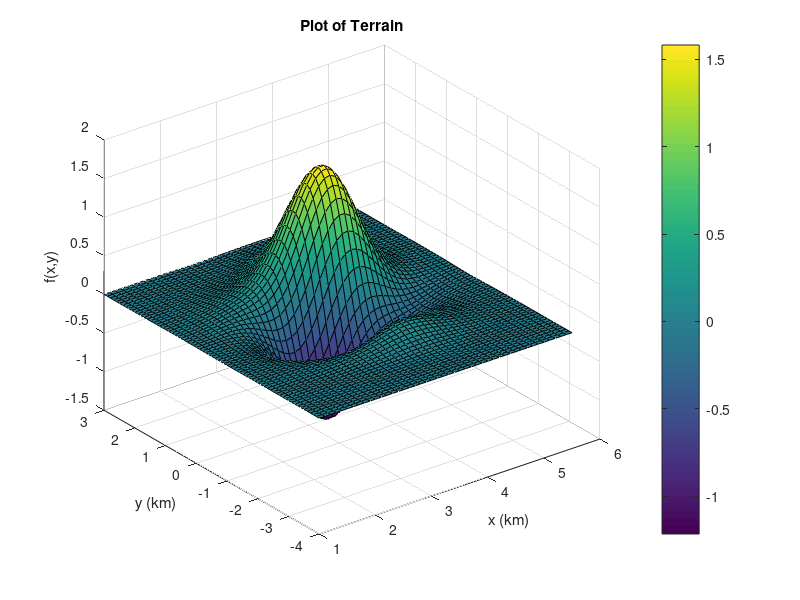
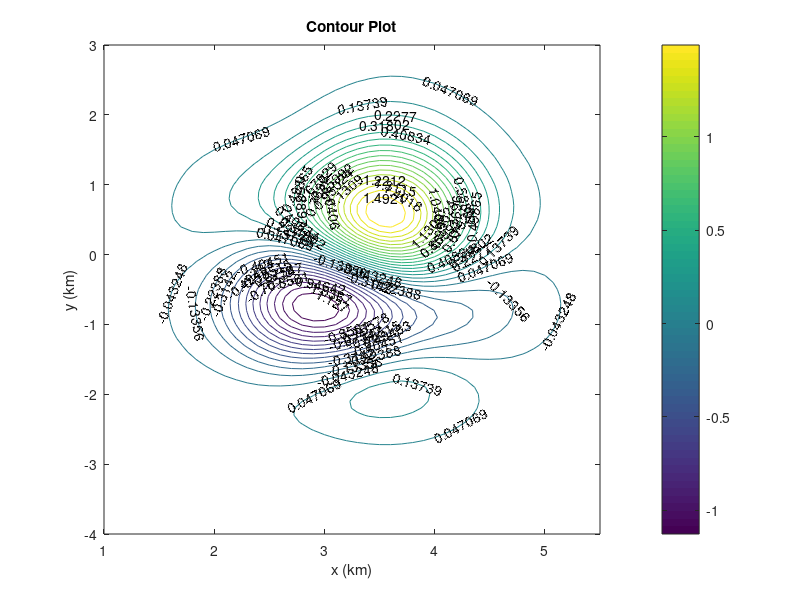

MATLAB code for these plots, in order:
clear all;
clc;

%using 0.1 unit increment
x=1:0.1:5.5;
y=-4:0.1:3;
[x y]=meshgrid(x,y);
%z function
z=0.00125.*exp(-((x-3).^2+0.5.*y.^2)).*(sin(2.*x)+2.*sin(0.75*(0.5*y-2).^2)).*(16.*x+64.*x.^2+y.^2);


%plot of surface
figure(1)
surf(x,y,z);
xlabel('x (km)')
ylabel('y (km)') 
zlabel('f(x,y)')
title('Plot of Terrain') 
colorbar
 
%contour plot
figure(2)
[c h]=contour(x,y,z,30)
clabel(c,h)
xlabel('x (km)')
ylabel('y (km)')
title('Contour Plot')
colorbar
